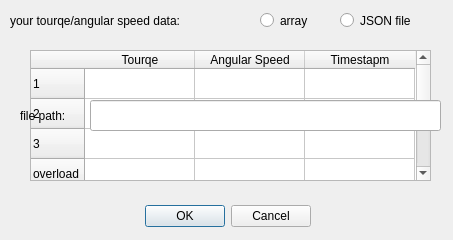
<?xml version="1.0" encoding="UTF-8"?>
<ui version="4.0">
 <class>Dialog</class>
 <widget class="QDialog" name="Dialog">
  <property name="geometry">
   <rect>
    <x>0</x>
    <y>0</y>
    <width>453</width>
    <height>240</height>
   </rect>
  </property>
  <property name="windowTitle">
   <string>Dialog</string>
  </property>
  <widget class="QDialogButtonBox" name="buttonBox">
   <property name="geometry">
    <rect>
     <x>10</x>
     <y>200</y>
     <width>301</width>
     <height>32</height>
    </rect>
   </property>
   <property name="orientation">
    <enum>Qt::Horizontal</enum>
   </property>
   <property name="standardButtons">
    <set>QDialogButtonBox::Cancel|QDialogButtonBox::Ok</set>
   </property>
  </widget>
  <widget class="QRadioButton" name="array_s">
   <property name="geometry">
    <rect>
     <x>260</x>
     <y>0</y>
     <width>61</width>
     <height>41</height>
    </rect>
   </property>
   <property name="text">
    <string>array</string>
   </property>
  </widget>
  <widget class="QRadioButton" name="json_s">
   <property name="geometry">
    <rect>
     <x>340</x>
     <y>0</y>
     <width>91</width>
     <height>41</height>
    </rect>
   </property>
   <property name="text">
    <string>JSON file</string>
   </property>
  </widget>
  <widget class="QLabel" name="label">
   <property name="geometry">
    <rect>
     <x>10</x>
     <y>10</y>
     <width>221</width>
     <height>21</height>
    </rect>
   </property>
   <property name="text">
    <string>your tourqe/angular speed data:</string>
   </property>
  </widget>
  <widget class="QTableWidget" name="dataTable">
   <property name="geometry">
    <rect>
     <x>30</x>
     <y>50</y>
     <width>401</width>
     <height>131</height>
    </rect>
   </property>
   <property name="lineWidth">
    <number>1</number>
   </property>
   <attribute name="horizontalHeaderDefaultSectionSize">
    <number>110</number>
   </attribute>
   <row>
    <property name="text">
     <string>1</string>
    </property>
   </row>
   <row>
    <property name="text">
     <string>2</string>
    </property>
   </row>
   <row>
    <property name="text">
     <string>3</string>
    </property>
   </row>
   <row>
    <property name="text">
     <string>overload</string>
    </property>
   </row>
   <row>
    <property name="text">
     <string>Dwell</string>
    </property>
   </row>
   <column>
    <property name="text">
     <string>Tourqe</string>
    </property>
   </column>
   <column>
    <property name="text">
     <string>Angular Speed</string>
    </property>
   </column>
   <column>
    <property name="text">
     <string>Timestapm</string>
    </property>
   </column>
  </widget>
  <widget class="QLineEdit" name="file_path">
   <property name="enabled">
    <bool>true</bool>
   </property>
   <property name="geometry">
    <rect>
     <x>90</x>
     <y>100</y>
     <width>351</width>
     <height>31</height>
    </rect>
   </property>
   <property name="frame">
    <bool>true</bool>
   </property>
   <property name="clearButtonEnabled">
    <bool>false</bool>
   </property>
  </widget>
  <widget class="QLabel" name="label_2">
   <property name="geometry">
    <rect>
     <x>20</x>
     <y>100</y>
     <width>66</width>
     <height>31</height>
    </rect>
   </property>
   <property name="text">
    <string>file path:</string>
   </property>
  </widget>
 </widget>
 <resources/>
 <connections>
  <connection>
   <sender>buttonBox</sender>
   <signal>accepted()</signal>
   <receiver>Dialog</receiver>
   <slot>accept()</slot>
   <hints>
    <hint type="sourcelabel">
     <x>248</x>
     <y>254</y>
    </hint>
    <hint type="destinationlabel">
     <x>157</x>
     <y>274</y>
    </hint>
   </hints>
  </connection>
  <connection>
   <sender>buttonBox</sender>
   <signal>rejected()</signal>
   <receiver>Dialog</receiver>
   <slot>reject()</slot>
   <hints>
    <hint type="sourcelabel">
     <x>316</x>
     <y>260</y>
    </hint>
    <hint type="destinationlabel">
     <x>286</x>
     <y>274</y>
    </hint>
   </hints>
  </connection>
 </connections>
</ui>
